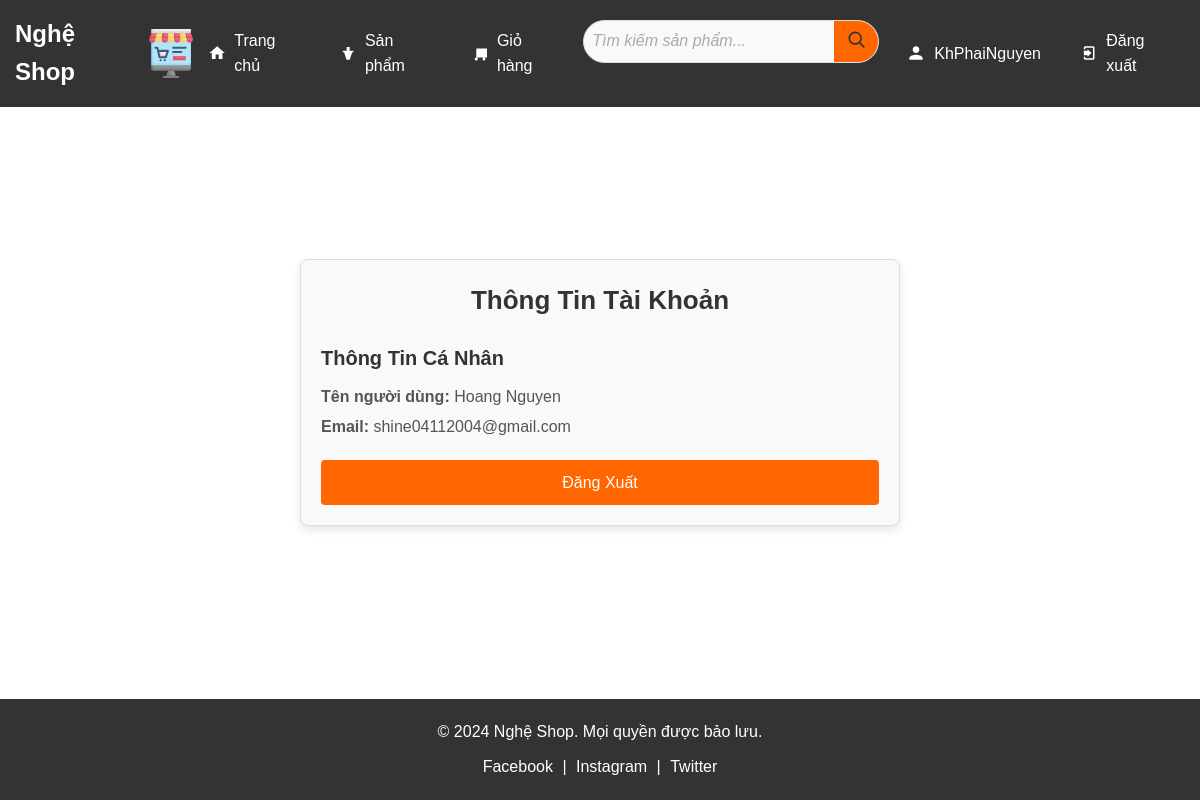
Page /account (signed in) on the committed database.
### models.py (models this page shows, shortened)
class User(UserMixin, db.Model):
    __tablename__ = 'Users'
    userID = db.Column(db.Integer, primary_key=True)
    username = db.Column(db.String(120), unique=True, nullable=False)
    password = db.Column(db.String(150), nullable=False)
    fullname = db.Column(db.String(150), nullable=False)
    email = db.Column(db.String(150), unique=True, nullable=False)
    createdAt = db.Column(db.DateTime, nullable=False, default=datetime.utcnow)

### app.py (the view)
@app.route('/account')
@login_required
def account():
    return render_template('account.html')

### app.py (called while the page is built)
@login_manager.user_loader
def load_user(user_id):
    return User.query.get(int(user_id))

### templates/account.html (shortened to what this page needs)
{% extends "base.html" %}
{% block content %}
    <section class="account-section">
        <h1>Thông Tin Tài Khoản</h1>
        <div class="account-details">
            <h2>Thông Tin Cá Nhân</h2>
            <p><strong>Tên người dùng:</strong> {{ current_user.fullname }}</p>
            <p><strong>Email:</strong> {{ current_user.email }}</p>
        </div>
        <a href="{{ url_for('auth.logout') }}" class="logout-button">Đăng Xuất</a>
    </section>
    {% endblock %}

### templates/base.html (shortened to what this page needs)
<!DOCTYPE html>
<html lang="vi">
<head>
    <link rel="stylesheet" href="{{ url_for('static', filename='style.css') }}">
</head>
<body>
    <header>
        <div class="logo">Nghệ Shop
            <img src="{{ url_for('static', filename='logo.svg') }}" alt="Nghệ Shop Logo" width="300" height="50">
        </div>
        <nav>
            <ul>
                <li>
                    <a href="{{ url_for('home') }}">
                        <svg xmlns="http://www.w3.org/2000/svg" viewBox="0 0 24 24" width="20" height="20">
                            <path d="M10 20v-6h4v6h5v-8h3L12 3 2 12h3v8z" fill="#ffffff"/>
                        </svg>
                        Trang chủ
                    </a>
                </li>
                <li>
                    <a href="{{ url_for('products') }}">
                        <svg xmlns="http://www.w3.org/2000/svg" viewBox="0 0 24 24" width="20" height="20">
                            <path d="M10 9V4h4v5h5v2h-1.68L14.12 21h-4.24L6.68 11H5V9h5z" fill="#ffffff"/>
                        </svg>
                        Sản phẩm
                    </a>
                </li>
                <li>
                    <a href="{{ url_for('cart') }}">
                        <svg xmlns="http://www.w3.org/2000/svg" viewBox="0 0 24 24" width="20" height="20">
                            <path d="M7 18c-1.1 0-2 .9-2 2s.9 2 2 2 2-.9 2-2-.9-2-2-2zm10 0c-1.1 0-2 .9-2 2s.9 2 2 2 2-.9 2-2-.9-2-2-2zM7 6h14v12H7z" fill="#ffffff"/>
                        </svg>
                        Giỏ hàng
                    </a>
                </li>
                <li class="search-bar">
                    <form action="{{ url_for('search') }}" method="GET">
                        <input type="text" name="query" placeholder="Tìm kiếm sản phẩm..." required>
                        <button type="submit">
                            <svg width="20" height="20" viewBox="0 0 24 24" xmlns="http://www.w3.org/2000/svg">
                                <circle cx="11" cy="11" r="7" stroke="#333" stroke-width="2" fill="none"/>
                                <line x1="16" y1="16" x2="22" y2="22" stroke="#333" stroke-width="2"/>
                            </svg>
                        </button>
                    </form>
                </li>
                {% if current_user.is_authenticated %}
                    <li>
                        <a href="{{ url_for('account') }}">
                            <svg xmlns="http://www.w3.org/2000/svg" viewBox="0 0 24 24" width="20" height="20">
                                <path d="M12 12c2.21 0 4-1.79 4-4s-1.79-4-4-4-4 1.79-4 4 1.79 4 4 4zm0 2c-2.67 0-8 1.34-8 4v2h16v-2c0-2.66-5.33-4-8-4z" fill="#ffffff"/>
                            </svg>
                            {{ current_user.username }}
                        </a>
                    </li>
                    <li>
                        <a href="{{ url_for('auth.logout') }}">
                            <svg xmlns="http://www.w3.org/2000/svg" viewBox="0 0 24 24" width="20" height="20">
                                <path d="M10 17v-2H5V9h5V7l5 5-5 5zM17 3H7c-1.1 0-2 .9-2 2v2h2V5h10v14H7v-2H5v2c0 1.1.9 2 2 2h10c1.1 0 2-.9 2-2V5c0-1.1-.9-2-2-2z" fill="#ffffff"/>
                            </svg>
                            Đăng xuất
                        </a>
                    </li>
                {% endif %}
            </ul>
        </nav>
    </header>
    <main>
        {% block content %}{% endblock %}
    </main>
    <footer>
        <p>&copy; 2024 Nghệ Shop. Mọi quyền được bảo lưu.</p>
        <div class="social-links">
            <a href="#">Facebook</a> | <a href="#">Instagram</a> | <a href="#">Twitter</a>
        </div>
    </footer>
</body>
</html>

### static/style.css (style rules this page uses)
* { margin: 0; padding: 0; box-sizing: border-box; }
body { font-family: Arial, sans-serif; color: #333; line-height: 1.6; display: flex; flex-direction: column; min-height: 100vh; }
header { background-color: #333; color: #fff; padding: 15px; display: flex; justify-content: space-between; align-items: center; }
header .logo { font-size: 24px; font-weight: bold; }
header nav { display: flex; gap: 15px; }
header nav li { list-style-type: none; }
header nav a { color: #fff; text-decoration: none; padding: 8px 12px; }
header .search-bar input[type="text"] { padding: 8px; border: none; border-radius: 4px 0 0 4px; }
header .search-bar button { padding: 8px 12px; border: none; background-color: #ff6600; color: white; border-radius: 0 4px 4px 0; cursor: pointer; transition: background 0.3s; }
nav ul { display: flex; list-style: none; gap: 15px; }
nav ul li { display: flex; align-items: center; }
nav ul li a { display: flex; align-items: center; color: #fff; text-decoration: none; gap: 8px; }
footer { background-color: #333; color: #fff; padding: 20px; text-align: center; }
footer p { margin-bottom: 10px; }
footer .social-links a { color: #fff; text-decoration: none; margin: 0 5px; transition: color 0.3s; }
main { flex: 1; display: flex; justify-content: center; align-items: center; padding: 20px; }
footer { background-color: #333; color: #fff; padding: 20px; text-align: center; width: 100%; margin-top: auto; }
.account-section { width: 100%; max-width: 600px; background-color: #f9f9f9; padding: 20px; border: 1px solid #ddd; border-radius: 8px; box-shadow: 0 4px 8px rgba(0, 0, 0, 0.1); margin-bottom: 20px; }
.account-section h1 { font-size: 26px; color: #333; text-align: center; margin-bottom: 20px; }
.account-details, .order-history { margin-bottom: 20px; }
.account-details h2, .order-history h2 { font-size: 20px; color: #333; margin-bottom: 10px; }
.account-details p, .order-history p { font-size: 16px; color: #555; margin: 5px 0; }
.logout-button { display: block; margin-top: 20px; padding: 10px 0; background-color: #ff6600; color: white; text-align: center; border-radius: 4px; text-decoration: none; transition: background-color 0.3s; }
.logo { display: flex; align-items: center; }
.logo img { width: 50px; height: auto; margin-left: 10px }
.search-bar { position: relative; display: inline-block; }
.search-bar form { display: flex; align-items: center; border: 1px solid #ddd; border-radius: 25px; overflow: hidden; background-color: #f9f9f9; transition: box-shadow 0.3s; }
.search-bar input[type="text"] { padding: 10px 15px; font-size: 16px; border: none; outline: none; width: 250px; background-color: transparent; color: #333; }
.search-bar input[type="text"]::placeholder { color: #aaa; font-style: italic; }
.search-bar button { padding: 0 15px; background-color: #007bff; color: #fff; border: none; cursor: pointer; font-size: 18px; transition: background-color 0.3s; }

### rows in the picture
User: username "KhPhaiNguyen", fullname "Hoang Nguyen", email "shine04112004@gmail.com"
